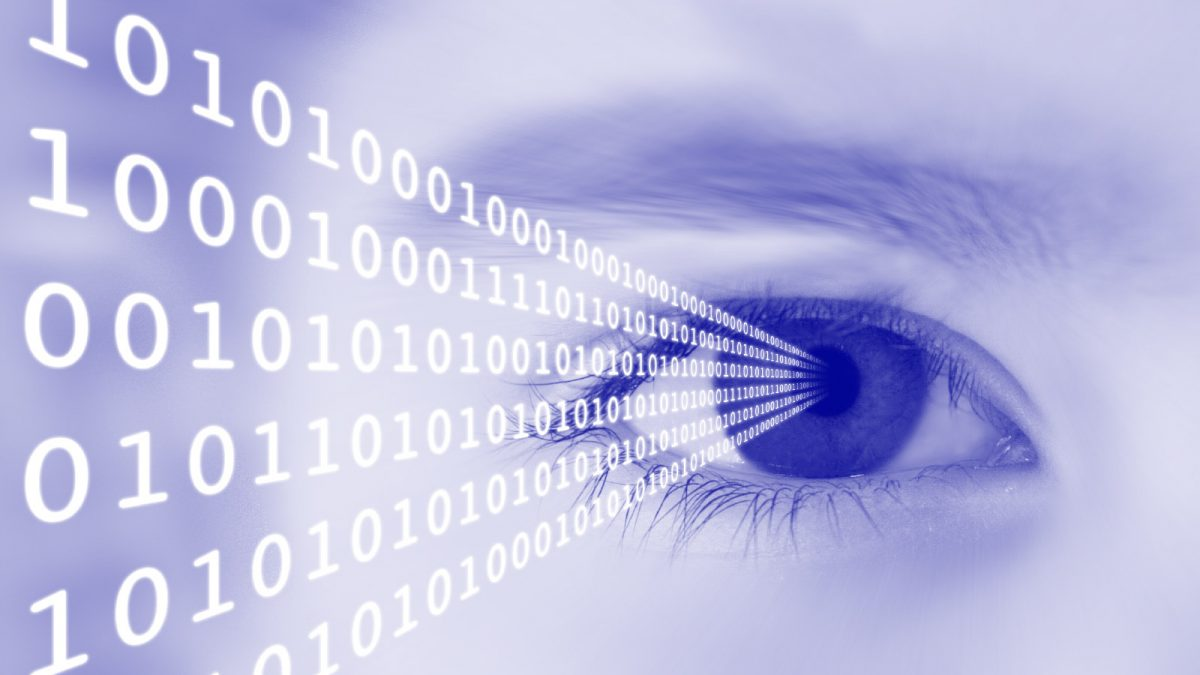
#> input picture img.jpg, 1200 x 675 px
$ jupyter execute 3_a.ipynb
#> lines starting #> are read from the running program, lines starting #| are printed output that depends on the picture
[cell 1]
import cv2
import numpy as np
import matplotlib.pyplot as plt

def add_salt_and_pepper_noise(image, prob):
    """
    Add salt and pepper noise to an image.
    Salt: White pixels.
    Pepper: Black pixels.
    Return: Noisy image.
    """
    noisy = image.copy()
    total_pixels = image.size
    num_salt = int(prob * total_pixels / 2)
    num_pepper = int(prob * total_pixels / 2)

    # Add salt
    coords = [np.random.randint(0, i, num_salt) for i in image.shape]
    noisy[coords[0], coords[1]] = 255

    # Add pepper
    coords = [np.random.randint(0, i, num_pepper) for i in image.shape]
    noisy[coords[0], coords[1]] = 0

    return noisy

def apply_average_filter(image, kernel_size):
    """
    Apply average filter to the image.
    For each pixel, take the average of the surrounding pixels.
    Return: Filtered image.
    """
    padSize = kernel_size // 2
    paddedImage = np.pad(image, (padSize, padSize), mode='constant')

    filteredImage = np.zeros_like(image)

    for i in range(image.shape[0]):
        for j in range(image.shape[1]):
            kernelRegion = paddedImage[i: i+kernel_size, j: j+kernel_size]
            average = np.mean(kernelRegion)
            filteredImage[i, j] = average

    return filteredImage

def apply_median_filter(image, kernel_size):
    """
    Apply median filter to the image.
    For each pixel, take the median of the surrounding pixels.
    Return: Filtered image.
    """
    padSize = kernel_size // 2
    paddedImage = np.pad(image, (padSize, padSize), mode='constant')

    filteredImage = np.zeros_like(image)

    for i in range(image.shape[0]):
        for j in range(image.shape[1]):
            kernelRegion = paddedImage[i: i+kernel_size, j: j+kernel_size]
            median = np.median(kernelRegion)
            filteredImage[i, j] = median

    return filteredImage

def calculate_psnr(original, denoised):
    """
    Calculate PSNR between two images. (Peak Signal-to-Noise Ratio)
    :param original: Original image.
    :param denoised: Denoised image.
    :return: PSNR value.
    """
    mse = np.mean((original - denoised) ** 2)
    if mse == 0:
        return float('inf')
    return 20 * np.log10(255.0 / np.sqrt(mse))


# Load a 512x512 grayscale image
image_path = "img.jpg"  # Replace with your image path
original_image = cv2.imread(image_path, cv2.IMREAD_GRAYSCALE)
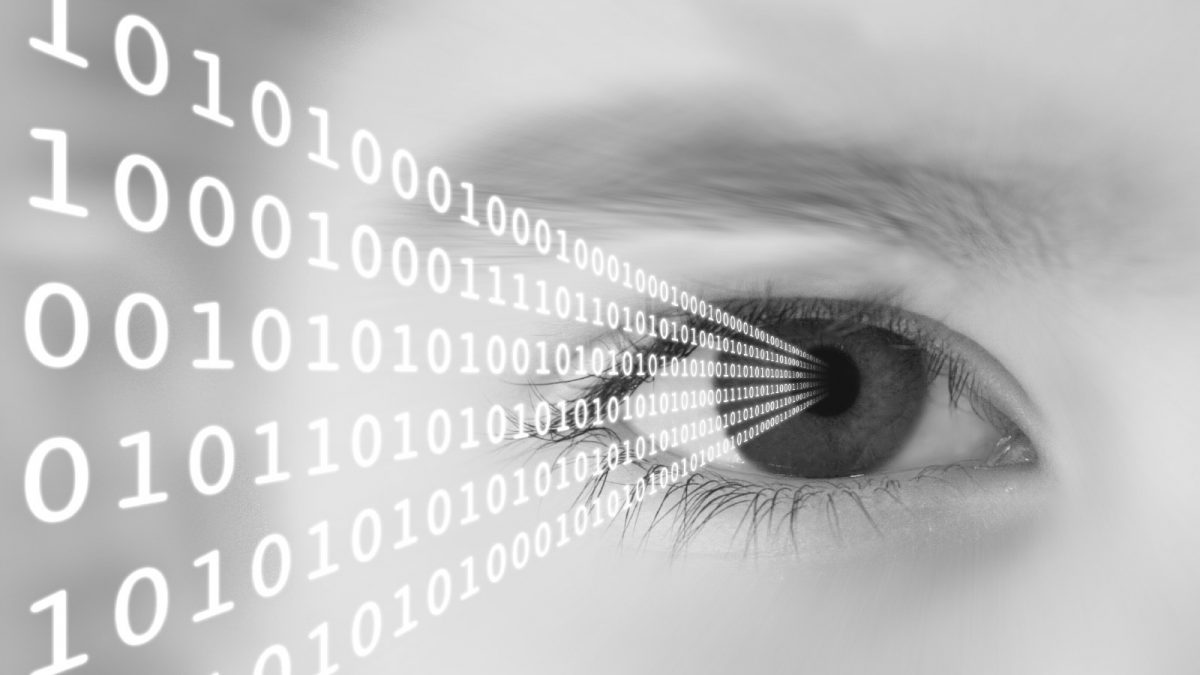
#> original_image: shape (675, 1200); min 11, max 255, mean 190.5

if original_image is None:
    raise ValueError("Could not load the image. Please check the file path.")

# Resize image if not 512x512
if original_image.shape != (512, 512):
    original_image = cv2.resize(original_image, (512, 512), interpolation=cv2.INTER_AREA)
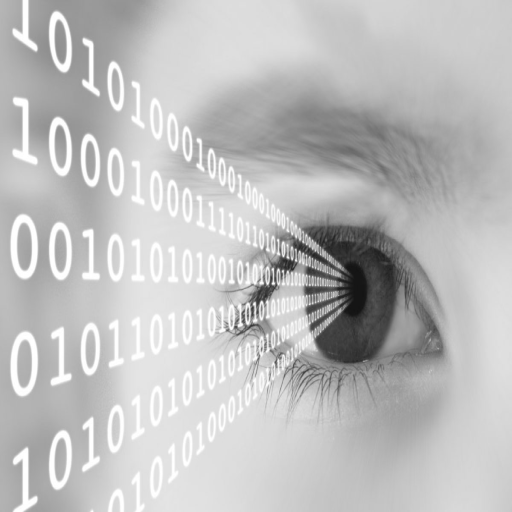
#> original_image: shape (512, 512); min 19, max 255, mean 190.5

# Add salt and pepper noise
noise_probability = 0.05  # 5% noise
noisy_image = add_salt_and_pepper_noise(original_image, noise_probability)
#> in add_salt_and_pepper_noise, `noisy[coords[0], coords[1]] = 0`:
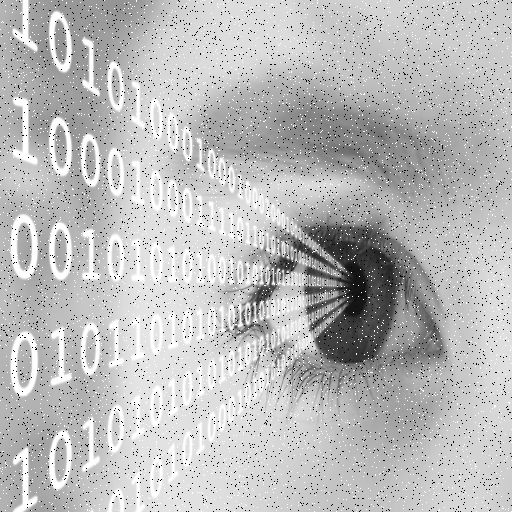
#> noisy: shape (512, 512); min 0, max 255, mean 187.3

# Apply average and median filters
kernel_size = 5  # 5x5 mask
average_filtered_image = apply_average_filter(noisy_image, kernel_size)
#> in apply_average_filter, `paddedImage = np.pad(image, (padSize, padSize), mode='constant')`:
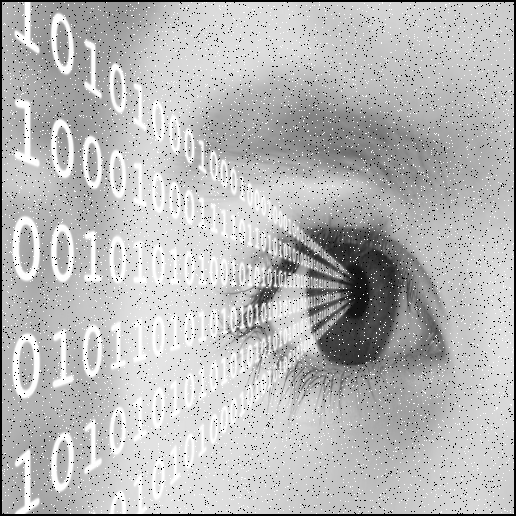
#> paddedImage: shape (516, 516); min 0, max 255, mean 184.4
#> after the loop in apply_average_filter, `for i in range(image.shape[0]):`:
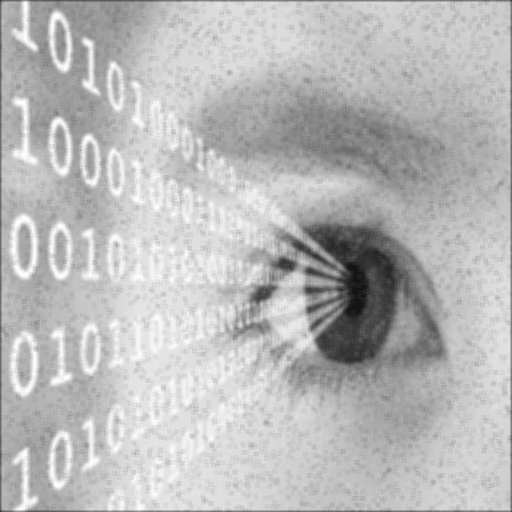
#> filteredImage: shape (512, 512); min 17, max 254, mean 185.9
median_filtered_image = apply_median_filter(noisy_image, kernel_size)

# Calculate PSNR
psnr_average = calculate_psnr(original_image, average_filtered_image)
#> in calculate_psnr, `mse = np.mean((original - denoised) ** 2)`: mse = 46.89
#> psnr_average = 31.42
psnr_median = calculate_psnr(original_image, median_filtered_image)
#> psnr_median = 38.22

# Display results
plt.figure(figsize=(12, 8))

plt.subplot(2, 3, 1)
plt.imshow(original_image, cmap='gray')
plt.title('Original Image')
plt.axis('off')

plt.subplot(2, 3, 2)
plt.imshow(noisy_image, cmap='gray')
plt.title('Noisy Image (Salt & Pepper)')
plt.axis('off')

plt.subplot(2, 3, 4)
plt.imshow(average_filtered_image, cmap='gray')
plt.title(f'Average Filtered (PSNR: {psnr_average:.2f} dB)')
plt.axis('off')

plt.subplot(2, 3, 5)
plt.imshow(median_filtered_image, cmap='gray')
plt.title(f'Median Filtered (PSNR: {psnr_median:.2f} dB)')
plt.axis('off')

plt.tight_layout()
plt.show()
